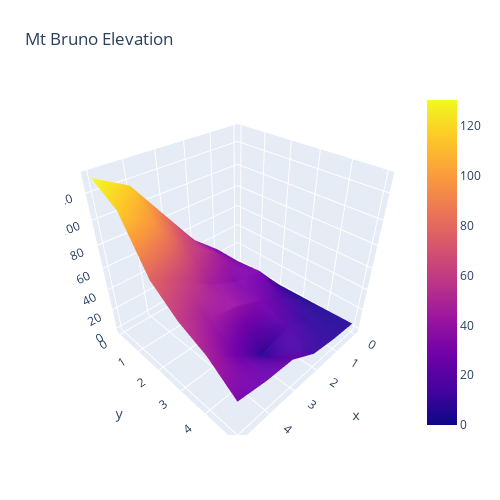

The cell this chart's notebook holds for it:
### Code cell
import plotly.graph_objects as go

import pandas as pd

# Read data from a csv
z_data = pd.read_csv('https://raw.githubusercontent.com/plotly/datasets/master/api_docs/mt_bruno_elevation.csv')
z_data = z_data.iloc[:6,:6]
fig = go.Figure(data=[go.Surface(z=z_data.values)])

fig.update_layout(title='Mt Bruno Elevation', autosize=False,
                  width=500, height=500,
                  margin=dict(l=65, r=50, b=65, t=90))

fig.show()

### Figure 1 — Plotly figure (JSON) as saved in the notebook; plotly's stock layout.template omitted (floating-point values rounded to 4 significant figures)
{"data": [{"type": "surface", "z": [[0, 27.81, 49.62, 83.08, 116.7, 130.4], [1, 27.72, 48.55, 65.21, 95.28, 117.0], [2, 30.43, 33.48, 44.81, 62.47, 77.44], [3, 16.67, 30.11, 39.97, 44.12, 59.58], [4, 8.816, 18.35, 8.658, 27.59, 48.63], [5, 6.629, 10.41, 24.82, 26.09, 30.16]]}], "layout": {"autosize": false, "height": 500, "margin": {"b": 65, "l": 65, "r": 50, "t": 90}, "title": {"text": "Mt Bruno Elevation"}, "width": 500}}
